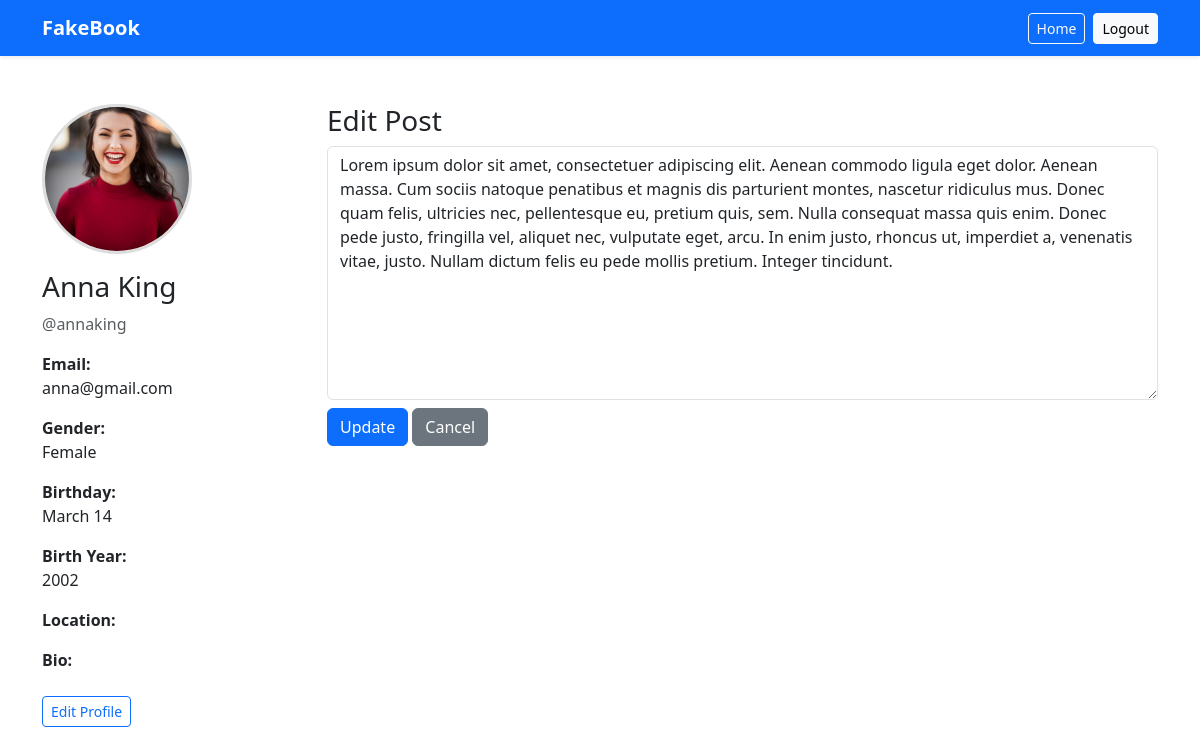
Screenshot of /index.php?action=edit&user_id=3&post_id=5 (signed in) with the database file from the repository.
### tables this page shows
CREATE TABLE users (
    id INT AUTO_INCREMENT PRIMARY KEY,
    first_name VARCHAR(255) NOT NULL,
    last_name VARCHAR(255) NOT NULL,
    username VARCHAR(100) NOT NULL UNIQUE,
    email VARCHAR(100) NOT NULL UNIQUE,
    password VARCHAR(255) NOT NULL,
    gender ENUM('male', 'female') NOT NULL,
    birth_date DATE NOT NULL,
    location VARCHAR(100) NULL,
    bio TEXT NULL,
    profile_pic VARCHAR(255) NULL,
    created_at TIMESTAMP DEFAULT CURRENT_TIMESTAMP
);

CREATE TABLE posts (
    id INT AUTO_INCREMENT PRIMARY KEY,
    user_id INT NOT NULL,
    content TEXT NOT NULL,
    created_at TIMESTAMP DEFAULT CURRENT_TIMESTAMP,
    updated_at TIMESTAMP NULL,
    FOREIGN KEY (user_id) REFERENCES users(id) ON DELETE CASCADE
);

### src/controller/ProfileController.php (called while the page is built, shortened)
<?php
require_once __DIR__ . '/../model/User.php';
require_once __DIR__ . '/../model/Post.php';
class ProfileController{
    private $user;
    private $post;
    public function __construct() {
        $pdo = require __DIR__ . '/../../config/db.php';
        $this->user = new User($pdo);
        $this->post = new Post($pdo);
    }
    public function edit($post_id, $user_id){
        $user = $this->user->getUserById($user_id);
        $post = $this->post->getPostById($post_id);
        include __DIR__.'/../view/posts/edit.php';
    }
}
?>

### src/model/User.php (called while the page is built, shortened)
<?php
class User
{
    private $pdo;
    public function __construct($pdo)
    {
        $this->pdo = $pdo;
    }
    public function getUserById($id)
    {
        $stmt = $this->pdo->prepare("SELECT * FROM users where id=?");
        $stmt->execute([$id]);
        return $stmt->fetch();
    }
}
?>

### src/model/Post.php (called while the page is built, shortened)
<?php
    class Post{
        private $pdo;
        public function __construct($pdo){
            $this->pdo = $pdo;
        }
        public function getPostById($id){
            $stmt = $this->pdo->prepare("SELECT * FROM posts where id=?");
            $stmt-> execute([$id]);
            return $stmt->fetch();
        }
    }
?>

### src/view/posts/edit.php (the view, shortened to what this page needs)
<?php include __DIR__.'/../layouts/header.php';
?>
<div class="row">
    <?php include __DIR__.'/../layouts/profile-sidebar.php'; ?>
    <div class="col-md-9">
        <h3>Edit Post</h3>
        <form method="POST" action="index.php?action=update&user_id=<?= $user['id'] ?>&post_id=<?= $post['id'] ?>" class="mb-4">
            <textarea name="content" class="form-control mb-2" rows="10" required><?= htmlspecialchars($post['content']) ?></textarea>
            <button type="submit" value="Submit" class="btn btn-primary">Update</button>
            <a href="index.php?controller=profile&action=index" class="btn btn-secondary">Cancel</a>
        </form>
    </div>
</div>
 <?php include __DIR__.'/../layouts/footer.php'; ?>

### src/view/layouts/profile-sidebar.php
<div class="col-md-3">
    <?php if ($user['profile_pic']): ?>
        <img src="<?= $user['profile_pic'] ? htmlspecialchars($user['profile_pic']) : '' ?>"
                alt="Profile Picture"
                class="profile-pic mb-3">
    <?php endif; ?>
    <h3><?= htmlspecialchars($user['first_name'] . ' ' . $user['last_name']) ?></h3>
    <p class="text-muted">@<?= htmlspecialchars($user['username']) ?></p>
    <p><strong>Email:</strong><br><?= htmlspecialchars($user['email']) ?></p>
    <p><strong>Gender:</strong><br><?= htmlspecialchars(ucfirst($user['gender'])) ?></p>
    <?php if ($user['birth_date']): ?>
        <p><strong>Birthday:</strong><br><?= date('F j', strtotime($user['birth_date'])) ?></p>
        <p><strong>Birth Year:</strong><br><?= date('Y', strtotime($user['birth_date'])) ?></p>
    <?php else: ?>
        <p><strong>Birth Date:</strong> -</p>
    <?php endif; ?>
    <p><strong>Location:</strong><br><?= htmlspecialchars($user['location']) ?></p>
    <p><strong>Bio:</strong><br><?= nl2br(htmlspecialchars($user['bio'])) ?></p>
    <a href="index.php?action=edit_profile&user_id=<?= $user['id'] ?>" class="btn btn-sm btn-outline-primary mt-2">
        Edit Profile
    </a>
</div>

### public/assets/profile.css (style rules this page uses)
.profile-pic { width: 150px; height: 150px; object-fit: cover; border-radius: 50%; border: 3px solid #ddd; }

### rows the page displays
users: profile_pic (picture), first_name+last_name "Anna King", username "annaking", email "anna@gmail.com", gender "Female", birth_date "March 14", birth_date "2002"
posts: content "Lorem ipsum dolor sit amet, consectetuer adipiscing elit. Aenean commodo ligula eget dolor. Aenean massa. Cum sociis natoque penatibus et magnis dis parturient montes, nascetur ridiculus mus. Donec quam felis, ultricies nec, pellentesque eu, pretium quis, sem. Nulla consequat massa quis enim. Donec pede justo, fringilla vel, aliquet nec, vulputate eget, arcu. In enim justo, rhoncus ut, imperdiet a, venenatis vitae, justo. Nullam dictum felis eu pede mollis pretium. Integer tincidunt."
